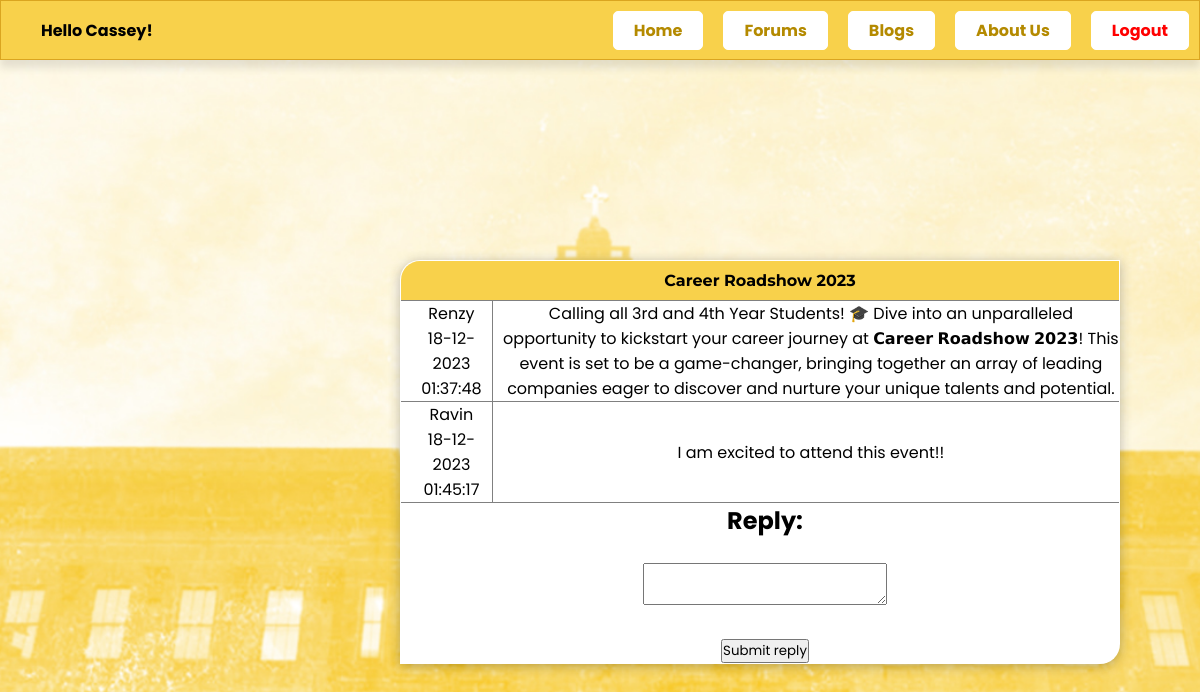
Page /topic.php?id=71 (signed in) on the committed database.
### tables this page shows
CREATE TABLE `topics` (
  `topic_id` int(8) NOT NULL,
  `topic_subject` varchar(255) NOT NULL,
  `topic_date` datetime NOT NULL,
  `topic_cat` int(8) NOT NULL,
  `topic_by` int(8) NOT NULL,
  `approved` int(11) NOT NULL
);

CREATE TABLE `posts` (
  `post_id` int(8) NOT NULL,
  `post_content` text NOT NULL,
  `post_date` datetime NOT NULL,
  `post_topic` int(8) NOT NULL,
  `post_by` int(8) NOT NULL,
  `approved` int(11) NOT NULL
);

CREATE TABLE `tomasinoblogsdb` (
  `id` int(8) NOT NULL,
  `Username` varchar(30) NOT NULL,
  `Email` varchar(255) NOT NULL,
  `Pass` varchar(255) NOT NULL,
  `Birthdate` datetime NOT NULL,
  `Gender` varchar(255) NOT NULL,
  `user_level` int(8) NOT NULL
);

### topic.php (the view, shortened to what this page needs)
<!DOCTYPE html>
<html lang="en">
<head>
    <link rel="stylesheet" href="style_Topic.css">
</head>
<body>
<?php
include 'LoginPageConnection.php';
include 'header.php';
$sql = "SELECT
			`topic_id`,
			`topic_subject`
		FROM
			`topics`
		WHERE
			`topic_id` = " . mysqli_real_escape_string($connection,$_GET['id']);
$result = mysqli_query($connection,$sql);
if(!$result)
{
	echo 'The topic could not be displayed, please try again later.';
}
else
{
	if(mysqli_num_rows($result) == 0)
	{
		echo 'This topic doesn&prime;t exist.';
	}
	else
	{
		while($row = mysqli_fetch_assoc($result))
		{
			echo '<table class="topic" border="1">
					<tr>
						<th colspan="2">' . $row['topic_subject'] . '</th>
					</tr>';
			$posts_sql = "SELECT
						posts.post_topic,
						posts.post_content,
						posts.post_date,
						posts.post_by,
						tomasinoblogsdb.id,
						tomasinoblogsdb.Username
					FROM
						posts
					LEFT JOIN
						tomasinoblogsdb
					ON
						posts.post_by = tomasinoblogsdb.id
					WHERE
						posts.approved = '1'
					AND
						posts.post_topic = " . mysqli_real_escape_string($connection,$_GET['id']);
			$posts_result = mysqli_query($connection,$posts_sql);
			if(!$posts_result)
			{
				echo '<tr><td>The posts could not be displayed, please try again later.</tr></td></table>';
			}
			else
			{
				while($posts_row = mysqli_fetch_assoc($posts_result))
				{
					echo '<tr class="topic-post">
							<td class="user-post">' . $posts_row['Username'] . '<br/>' . date('d-m-Y H:i:s', strtotime($posts_row['post_date'])) . '</td>
							<td class="post-content">' . htmlentities(stripslashes($posts_row['post_content'])) . '</td>
						</tr>';
				}
			}
			if(@!$_SESSION['signed_in'])
			{
				echo '<tr><td colspan=2>You must be <a href="signin.php">signed in</a> to reply. You can also <a href="signup.php">sign up</a> for an account.';
			}
			else
			{
				echo '<tr><td colspan="2"><h2>Reply:</h2><br />
					<form method="post" action="reply.php?id=' . $row['topic_id'] . '">
						<textarea name="reply-content"></textarea><br /><br />
						<input type="submit" value="Submit reply" />
					</form></td></tr>';
			}
			echo '</table>';
		}
	}
}
?>
</body>
</html>

### style_Topic.css (style rules this page uses)
table { background: #ffffff; border-collapse: collapse; border-radius: 20px 0 20px 0; border-spacing: 0; box-shadow: 0 2px 12px rgba(32, 32, 32, 0.3); margin-top: 200px; margin-left: 400px; overflow: hidden; margin-bottom: 200px; text-align: center; width: 60%; }
th { background: #F8D14B; color: #000000; font-family: "Montserrat", sans-serif; padding-top: 10px; padding-bottom: 10px; }
tr { color: #F8D14B; }
td { color: Black; padding-left: 10px; }

### style_Headers.css (style rules this page uses)
* { margin: 0; padding: 0; font-family: 'Poppins', sans-serif; box-sizing: border-box; }
body { background-attachment: fixed; background-image: url('Images/tb_background.jpg'); background-position: center; background-repeat: no-repeat; background-size: cover; font-family: "Montserrat", sans-serif; }

### rows in the picture
topics: topic_subject "Career Roadshow 2023"
posts: post_by.Username "Renzy", post_date "18-12-2023 01:37:48", post_content "Calling all 3rd and 4th Year Students! 🎓 Dive into an unparalleled opportunity to kickstart your career journey at 𝗖𝗮𝗿𝗲𝗲𝗿 𝗥𝗼𝗮𝗱𝘀𝗵𝗼𝘄 𝟮𝟬𝟮𝟯! This event is set to be a game-changer, bringing together an array of leading companies eager to discover and nurture your unique talents and potential."
posts: post_by.Username "Ravin", post_date "18-12-2023 01:45:17", post_content "I am excited to attend this event!!"

### other values in the picture
$_SESSION['username'] "Cassey"
